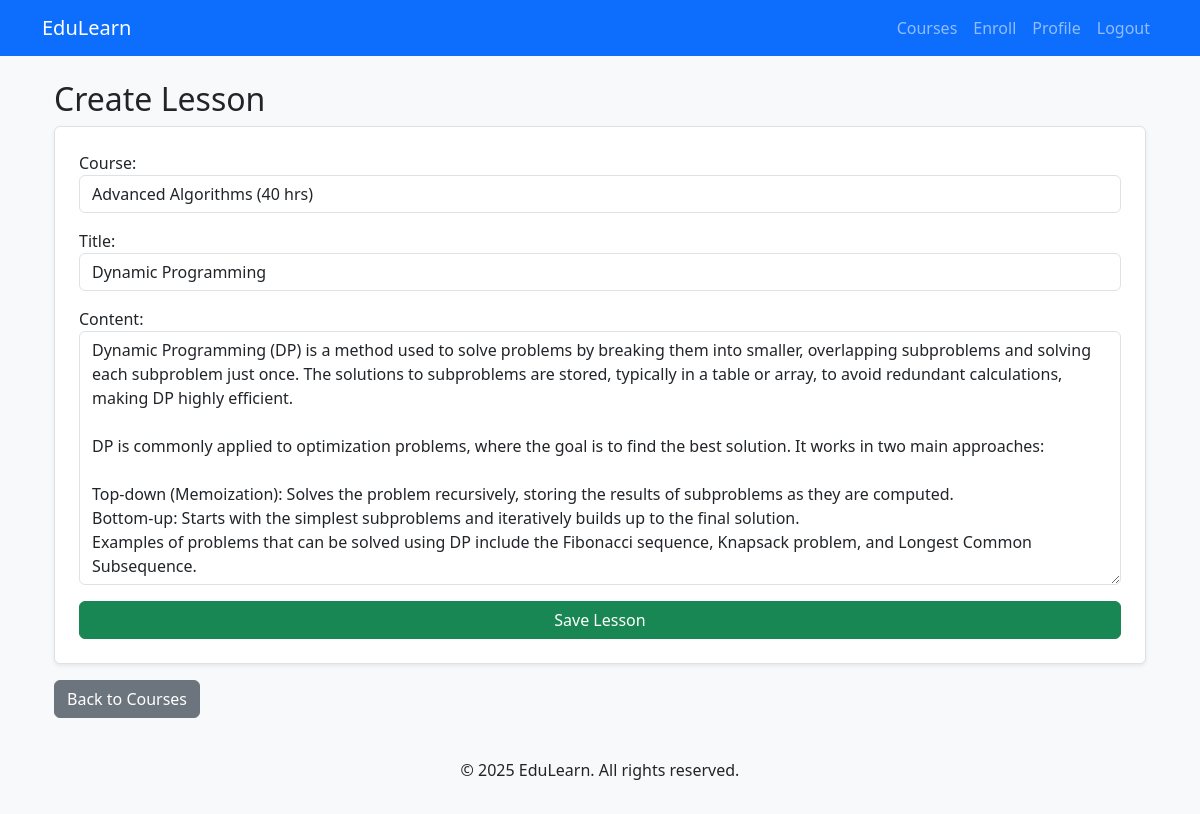
/lesson/1/update/ (signed in), run on the app's committed database.
### courses/models.py (models this page shows, shortened)
class Lesson(models.Model):
    title = models.CharField(max_length=200)
    content = models.TextField(blank=True, null=True)
    video_url = models.URLField(null=True, blank=True)
    completion_status = models.BooleanField(default=False)
    course = models.ForeignKey(Course, on_delete=models.CASCADE, related_name='lessons')

class Course(models.Model):
    title = models.CharField(max_length=200)
    description = models.TextField()
    duration = models.IntegerField(help_text='Duration in hours')
    thumbnail = models.ImageField(upload_to="course_thumbnails/", null=True, blank=True)
    created_at = models.DateTimeField(auto_now_add=True)
    def __str__(self):
        return f"{self.title} ({self.duration} hrs)"

### courses/views.py (the view)
# urls.py: path('lesson/<int:lesson_id>/update/', lesson_update, name='lesson_update'),
@login_required
def lesson_update(request, lesson_id):
    lesson = get_object_or_404(Lesson, id=lesson_id)
    if request.method == "POST":
        form = LessonForm(request.POST, instance=lesson)
        if form.is_valid():
            form.save()
            messages.success(request, "Lesson updated successfully!")
            return redirect('course_list')
    else:
        form = LessonForm(instance=lesson)
    return render(request, 'courses/lesson_form.html', {'form': form})

### courses/forms.py
class LessonForm(forms.ModelForm):
    class Meta:
        model = Lesson
        fields = ['course', 'title', 'content']
        widgets = {
            'course': forms.Select(attrs={'class': 'form-control'}),
            'title': forms.TextInput(attrs={'class': 'form-control'}),
            'content': forms.Textarea(attrs={'class': 'form-control'}),
        }

### templates/courses/lesson_form.html (shortened to what this page needs)
{% extends "courses/base.html" %}
{% block content %}
<div class="container mt-4">
    <h2>{{ lesson.id|default:"Create" }} Lesson</h2>
    <form method="post" class="p-4 border rounded bg-white shadow-sm">
        {{ form.as_p }}
        <button type="submit" class="btn btn-success w-100">Save Lesson</button>
    </form>
    <a href="{% url 'course_list' %}" class="btn btn-secondary mt-3">Back to Courses</a>
</div>
{% endblock %}

### templates/courses/base.html (style rules this page uses)
body { background-color: #f8f9fa; }

### data on the page
Lesson: course "Advanced Algorithms (40 hrs)", content "Dynamic Programming (DP) is a method used to solve problems by breaking them into smaller, overlapping subproblems and solving each subproblem just once. The solutions to subproblems are stored, typically in a table or array, to avoid redundant calculations, making DP highly efficient. DP is commonly applied to optimization problems, where the goal is to find the best solution. It works in two main approaches: Top-down (Memoization): Solves the problem recursively, storing the results of subproblems as they are computed. Bottom-up: Starts with the simplest subproblems and iteratively builds up to the final solution. Examples of problems that can be solved using DP include the Fibonacci…"
Course: title "Dynamic Programming"

### other printed values
{{ lesson.id|default:"Create" }} "Create"
